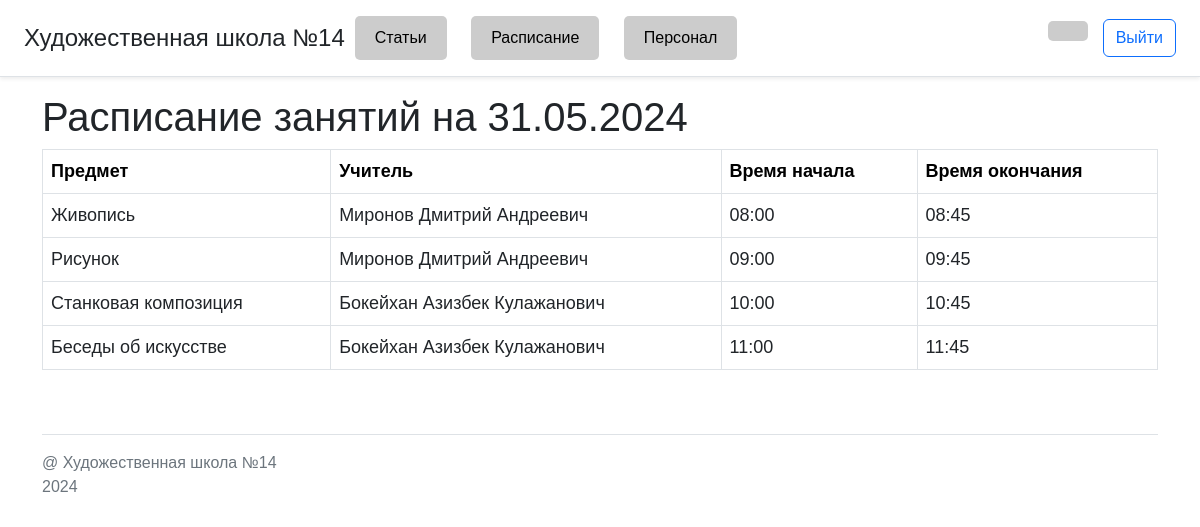
The app's page /lk_student/lk_schedule.php with its own data.
### tables this page shows
CREATE TABLE `lesson_date` (
  `id` int(1) NOT NULL,
  `date` date NOT NULL
);

CREATE TABLE `schedule` (
  `id` int(1) NOT NULL,
  `subject_id` int(1) NOT NULL,
  `teacher_id` int(3) NOT NULL,
  `time_start` time NOT NULL,
  `time_end` time NOT NULL,
  `date_id` int(1) NOT NULL
);

CREATE TABLE `subjects` (
  `id` int(2) NOT NULL,
  `name` varchar(75) NOT NULL
);

CREATE TABLE `users` (
  `id` int(11) NOT NULL,
  `full_name` varchar(45) NOT NULL,
  `login` varchar(7) DEFAULT NULL,
  `password` varchar(45) NOT NULL,
  `phone` bigint(11) NOT NULL,
  `roles_id` int(1) DEFAULT NULL
);

### lk_student/lk_schedule.php (the view, shortened to what this page needs)
<!DOCTYPE html>
<html lang="ru">
<head>
    <link rel="stylesheet" href="https://cdn.jsdelivr.net/npm/bootstrap@5.2.2/dist/css/bootstrap.min.css">
    <link rel="stylesheet" href="css/rec.css">
</head>
<body>
<?php require "../blocks/lk_header2.php" ?>
<div class="container">
    <h1>
        <?php
        require "../connect.php";
        $dateQuery = mysqli_query($connect, "SELECT date FROM lesson_date LIMIT 1");
        if ($dateQuery && mysqli_num_rows($dateQuery) > 0) {
            $row = mysqli_fetch_assoc($dateQuery);
            $scheduleDate = $row['date'];
            if (!empty($scheduleDate)) {
                echo "Расписание занятий на " . date('d.m.Y', strtotime($scheduleDate));
            } else {
                echo "Данные о дате отсутствуют";
            }
        } else {
            echo "Ошибка при выполнении запроса или данные отсутствуют";
        }
        ?>
    </h1>
    <table class="table table-bordered">
        <thead>
            <tr>
                <th scope="col">Предмет</th>
                <th scope="col">Учитель</th>
                <th scope="col">Время начала</th>
                <th scope="col">Время окончания</th>
            </tr>
        </thead>
        <tbody>
            <?php
            $result = mysqli_query($connect, "SELECT schedule.*, subjects.name AS subject_name, users.full_name AS teacher_name
                                              FROM `schedule`
                                              INNER JOIN subjects ON schedule.subject_id = subjects.id
                                              INNER JOIN users ON schedule.teacher_id = users.id");
            if ($result && mysqli_num_rows($result) > 0) {
                while ($row = mysqli_fetch_assoc($result)) {
                    echo "<tr>";
                    echo "<td>" . $row['subject_name'] . "</td>";
                    echo "<td>" . $row['teacher_name'] . "</td>";
                    echo "<td>" . substr($row['time_start'], 0, -3) . "</td>";
                    echo "<td>" . substr($row['time_end'], 0, -3) . "</td>";
                    echo "</tr>";
                }
            } else {
                echo "<tr><td colspan='4'>Нет данных для отображения</td></tr>";
            }
            ?>
        </tbody>
    </table>
</div>
<?php require "../blocks/footer.php" ?>
</body>
</html>

### css/rec.css (style rules this page uses)
* { font-family: sans-serif; box-sizing: border-box; }
th, td { font-size: 18px; padding: 10px; }
th { background: #131c74; color: #000000; }
td { background: #ffffff; }

### records on screen
lesson_date: date "31.05.2024"
schedule: subject.name "Живопись", teacher.full_name "Миронов Дмитрий Андреевич", time_start "08:00", time_end "08:45"
schedule: subject.name "Рисунок", teacher.full_name "Миронов Дмитрий Андреевич", time_start "09:00", time_end "09:45"
schedule: subject.name "Станковая композиция", teacher.full_name "Бокейхан Азизбек Кулажанович", time_start "10:00", time_end "10:45"
schedule: subject.name "Беседы об искусстве", teacher.full_name "Бокейхан Азизбек Кулажанович", time_start "11:00", time_end "11:45"
